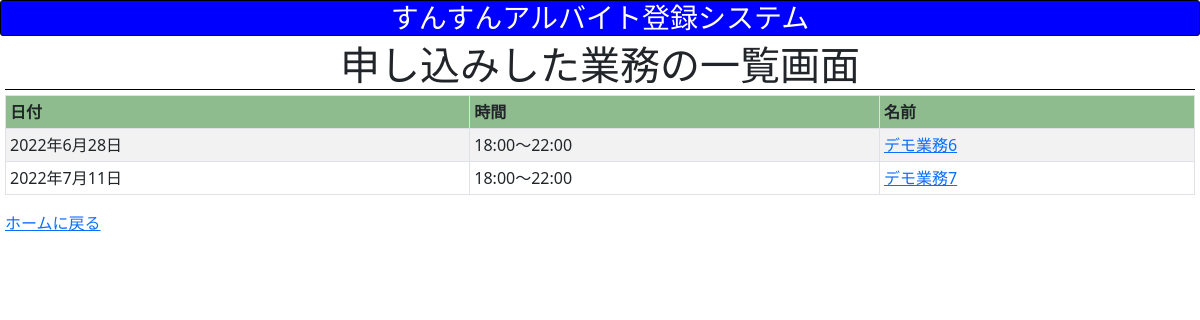
Before: /shift/confirm (signed in) with the older database file.
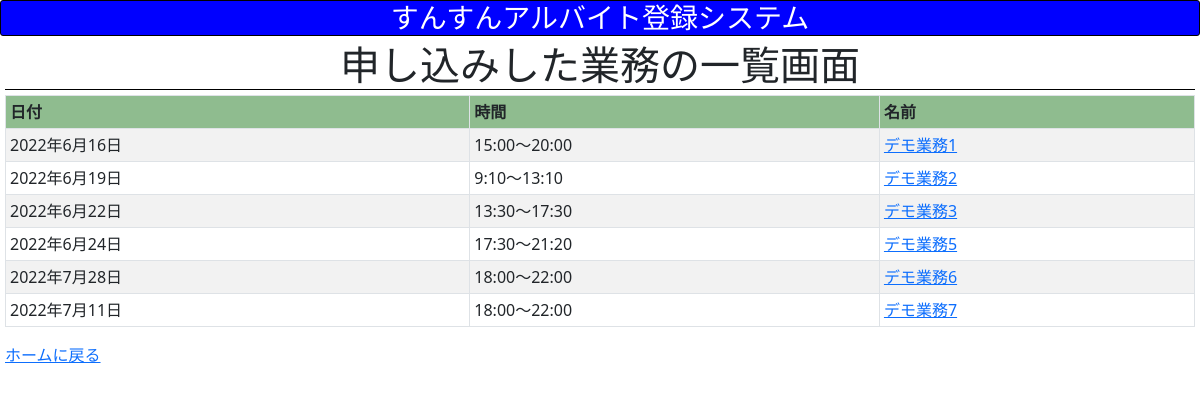
After: the same page with the newer database file.
### shift/models.py (models this page shows, shortened)
class Task(models.Model):
    name = models.CharField(max_length=64)
    specification = models.TextField()
    date = models.DateField()
    startTime = models.CharField(max_length=6)
    endTime = models.CharField(max_length=6)
    type = models.CharField(max_length=64)
    capacity = models.IntegerField()
    extra = models.TextField(blank=True, null=True)

### shift/views.py (the view)
    def checker(request, **kwargs):
        if "worker_id" not in request.session:
            return HttpResponseRedirect(reverse("shift:login"))
        else:
            return func(request, **kwargs)

### shift/context_processor.py (called while the page is built)
def constant_value(request):
    import datetime
    return {
        "Now": datetime.datetime.now()
    }

### shift/views.py (called while the page is built)
def login_checker(func):
    def checker(request, **kwargs):
        if "worker_id" not in request.session:
            return HttpResponseRedirect(reverse("shift:login"))
        else:
            return func(request, **kwargs)
    return checker

@login_checker
def confirm(request):
    worker = Worker.objects.get(id=request.session["worker_id"])
    tasks = worker.tasks.all()
    return render(request, "shift/confirm.html", {
        "tasks": tasks
    })

### shift/templates/shift/confirm.html
{% extends 'shift/layout.html' %}
{% block body %}
    <h1 class="theme">申し込みした業務の一覧画面</h1>
    <table class="table table-bordered table-sm table-striped">
        <thead>
            <tr>
                <th>日付</th>
                <th>時間</th>
                <th>名前</th>
            </tr>
        </thead>
        <tbody>
            {% for task in tasks %}
                <tr>
                    <td>{{ task.date }}</td>
                    <td>{{ task.startTime }}〜{{ task.endTime }}</td>
                    <td> <a href="{% url "shift:specification" task.id %}">{{ task.name }}</a> </td>
                </tr>
            {% endfor %}
        </tbody>
    </table>
    <a href="{% url 'shift:home' Now.year Now.month %}">ホームに戻る</a>
{% endblock %}

Changed rows visible on the page:
now on this page (row unchanged): Task: date "2022年6月16日", startTime "15:00", endTime "20:00", name "デモ業務1"
now on this page (row unchanged): Task: date "2022年6月19日", startTime "9:10", endTime "13:10", name "デモ業務2"
now on this page (row unchanged): Task: date "2022年6月22日", startTime "13:30", endTime "17:30", name "デモ業務3"
now on this page (row unchanged): Task: date "2022年6月24日", startTime "17:30", endTime "21:20", name "デモ業務5"
changed Task "デモ業務6": date "2022年6月28日" → "2022年7月28日"
